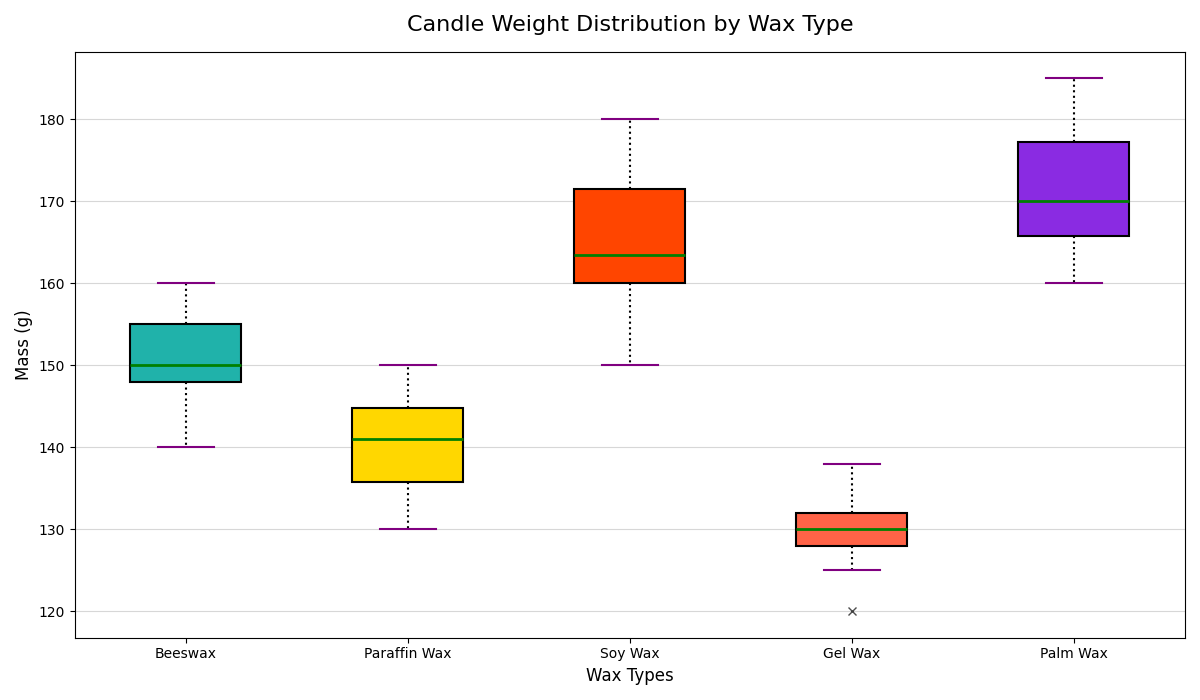

Generate this figure with Python:
import matplotlib.pyplot as plt

wax_types = ['Beeswax', 'Paraffin Wax', 'Soy Wax', 'Gel Wax', 'Palm Wax']

soy_wax_weights = [162, 170, 150, 175, 155, 160, 165, 180, 172, 160]
beeswax_weights = [150, 140, 150, 158, 145, 148, 155, 160, 148, 155]
paraffin_weights = [135, 142, 130, 135, 145, 138, 144, 150, 140, 148]
palm_wax_weights = [170, 160, 165, 185, 178, 168, 170, 165, 175, 180]
gel_wax_weights = [130, 132, 120, 125, 138, 128, 132, 130, 135, 128]

data = [beeswax_weights, paraffin_weights, soy_wax_weights, gel_wax_weights, palm_wax_weights]

colors = ['#20B2AA', '#FFD700', '#FF4500', '#FF6347', '#8A2BE2']

fig, ax = plt.subplots(figsize=(12, 7))

bp = ax.boxplot(data, vert=True, patch_artist=True,
                boxprops=dict(linewidth=1.5),
                whiskerprops=dict(linewidth=1.5, linestyle=':'),
                capprops=dict(linewidth=1.5, color='purple'),
                medianprops=dict(color='green', linewidth=2),
                flierprops=dict(marker='x', color='red', alpha=0.7))

for patch, color in zip(bp['boxes'], colors):
    patch.set_facecolor(color)

ax.set_title('Candle Weight Distribution by Wax Type', fontsize=16, pad=15)
ax.set_xlabel('Wax Types', fontsize=12)
ax.set_ylabel('Mass (g)', fontsize=12)
ax.set_xticklabels(wax_types, fontsize=10)

ax.grid(axis='y', linestyle='-', alpha=0.5)

plt.tight_layout()

plt.show()
